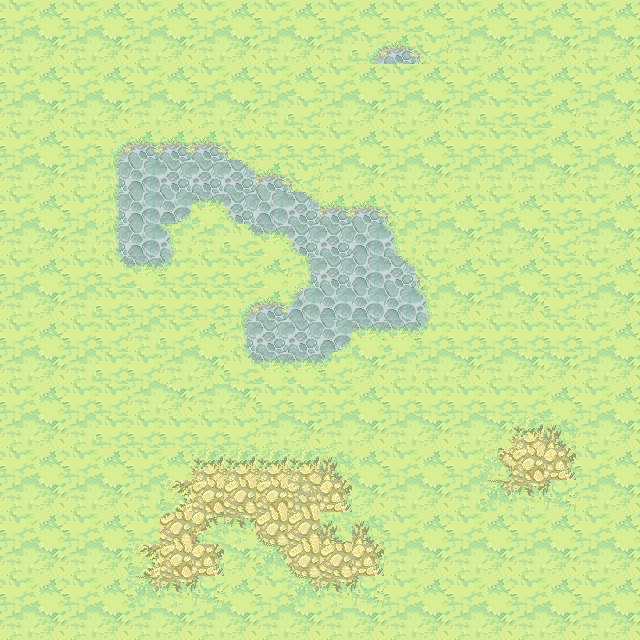

This is a level from a 2D game, rendered from its Tiled map with the project's own tilesets. A one-line summary and the map file follow, with tile-layer data summarised:
An orthogonal 20x20 tile map with 32x32 px tiles, 1 tile layer (background), 1 hidden layer not drawn, 6 tilesets.

<map version="1.0" orientation="orthogonal" renderorder="right-down" width="20" height="20" tilewidth="32" tileheight="32" nextobjectid="16">
 <tileset firstgid="1" name="ObjectLayer" tilewidth="32" tileheight="32" tilecount="84" columns="14">
  <image source="ObjectLayer.png" width="477" height="219" />
 </tileset>
 <tileset firstgid="85" name="ground_tiles" tilewidth="32" tileheight="32" tilecount="441" columns="21">
  <image source="ground_tiles.png" width="672" height="701" />
  <terraintypes>
   <terrain name="pradera" tile="43" />
   <terrain name="tierra" tile="106" />
   <terrain name="agua" tile="191" />
   <terrain name="piedra" tile="67" />
   <terrain name="mancha tierra" tile="34" />
   <terrain name="mancha gris" tile="99" />
   <terrain name="piedra marron" tile="274" />
  </terraintypes>
  <tile id="12" terrain="1,1,1,4" />
  <tile id="13" terrain="1,1,4,4" />
  <tile id="14" terrain="1,1,4,1" />
  <tile id="15" terrain="4,4,4,1" />
  <tile id="16" terrain="4,4,1,4" />
  <tile id="33" terrain="1,4,1,4" />
  <tile id="34" terrain="4,4,4,4" />
  <tile id="35" terrain="4,1,4,1" />
  <tile id="36" terrain="4,1,4,4" />
  <tile id="37" terrain="1,4,4,4" />
  <tile id="43" terrain="0,0,0,0" />
  <tile id="44" terrain="0,0,0,0" />
  <tile id="54" terrain="1,4,1,1" />
  <tile id="55" terrain="4,4,1,1" />
  <tile id="56" terrain="4,1,1,1" />
  <tile id="64" terrain="0,0,0,0" />
  <tile id="65" terrain="0,0,0,0" />
  <tile id="67" terrain="3,3,3,3" />
  <tile id="72" terrain="0,0,0,1" />
  <tile id="73" terrain="0,0,1,0" />
  <tile id="90" terrain="0,0,0,1" />
  <tile id="91" terrain="0,0,1,1" />
  <tile id="92" terrain="0,0,1,0" />
  <tile id="93" terrain="0,1,0,0" />
  <tile id="94" terrain="1,0,0,0" />
  <tile id="96" terrain="1,1,1,5" />
  <tile id="97" terrain="1,1,5,5" />
  <tile id="98" terrain="1,1,5,1" />
  <tile id="106" terrain="1,1,1,1" />
  <tile id="107" terrain="1,1,1,1" />
  <tile id="108" terrain="1,1,1,1" />
  <tile id="111" terrain="0,1,0,1" />
  <tile id="113" terrain="1,0,1,0" />
  <tile id="114" terrain="1,1,1,0" />
  <tile id="115" terrain="1,1,0,1" />
  <tile id="117" terrain="1,5,1,5" />
  <tile id="119" terrain="5,1,5,1" />
  <tile id="120" terrain="1,5,5,1" />
  <tile id="121" terrain="5,1,1,5" />
  <tile id="127" terrain="1,1,1,1" />
  <tile id="128" terrain="1,1,1,1" />
  <tile id="129" terrain="1,1,1,1" />
  <tile id="132" terrain="0,1,0,0" />
  <tile id="133" terrain="1,1,0,0" />
  <tile id="134" terrain="1,0,0,0" />
  <tile id="135" terrain="1,0,1,1" />
  <tile id="136" terrain="0,1,1,1" />
  <tile id="137" terrain=",,2," />
  <tile id="138" terrain="1,5,1,1" />
  <tile id="139" terrain="5,5,1,1" />
  <tile id="140" terrain="5,1,1,1" />
  <tile id="141" terrain="5,1,1,5" />
  <tile id="142" terrain="1,5,5,1" />
  <tile id="148" terrain="1,1,1,1" />
  <tile id="149" terrain="1,1,1,1" />
  <tile id="150" terrain="1,1,1,1" />
  <tile id="158" terrain="2,,," />
  <tile id="174" terrain="0,0,0,2" />
  <tile id="175" terrain="0,0,2,2" />
  <tile id="176" terrain="0,0,2,0" />
  <tile id="177" terrain="0,0,0,0" />
  <tile id="190" terrain="2,2,2,2" />
  <tile id="191" terrain="2,2,2,2" />
  <tile id="192" terrain=",,,3" />
  <tile id="193" terrain=",,3,3" />
  <tile id="194" terrain=",,3," />
  <tile id="195" terrain="0,2,0,2" />
  <tile id="196" terrain="2,2,2,2" />
  <tile id="197" terrain="2,0,2,0" />
  <tile id="198" terrain="0,2,2,2" />
  <tile id="199" terrain="2,0,2,2" />
  <tile id="211" terrain="2,2,2,2" />
  <tile id="212" terrain="2,2,2,2" />
  <tile id="213" terrain=",3,,3" />
  <tile id="214" terrain="2,2,2,2" />
  <tile id="215" terrain="3,,3," />
  <tile id="216" terrain="0,2,0,0" />
  <tile id="217" terrain="2,2,0,0" />
  <tile id="218" terrain="2,0,0,0" />
  <tile id="219" terrain="2,2,0,2" />
  <tile id="220" terrain="2,2,2,0" />
  <tile id="234" terrain=",3,," />
  <tile id="235" terrain="3,3,," />
  <tile id="236" terrain="3,,," />
  <tile id="258" terrain="0,0,0,0" />
  <tile id="259" terrain="0,0,6,6" />
  <tile id="260" terrain="0,0,6,0" />
  <tile id="262" terrain="6,0,6,0" />
  <tile id="274" terrain="6,6,6,6" />
  <tile id="275" terrain="6,6,6,6" />
  <tile id="277" terrain="6,6,6,0" />
  <tile id="278" terrain="0,6,0,6" />
  <tile id="279" terrain="0,6,0,6" />
  <tile id="280" terrain="6,6,6,6" />
  <tile id="281" terrain="6,6,6,0" />
  <tile id="282" terrain="6,6,6,0" />
  <tile id="283" terrain="6,6,0,6" />
  <tile id="295" terrain="6,6,6,6" />
  <tile id="296" terrain="6,6,6,6" />
  <tile id="298" terrain="6,0,6,6" />
  <tile id="299" terrain="0,6,6,6" />
  <tile id="300" terrain="0,6,0,0" />
  <tile id="301" terrain="6,6,0,0" />
  <tile id="302" terrain="6,0,0,0" />
  <tile id="303" terrain="6,0,6,6" />
  <tile id="304" terrain="0,6,6,6" />
 </tileset>
 <tileset firstgid="526" name="Extra_Unfinished4" tilewidth="32" tileheight="32" tilecount="88" columns="11">
  <image source="Extra_Unfinished4.png" width="360" height="266" />
 </tileset>
 <tileset firstgid="614" name="Cliff_tileset" tilewidth="32" tileheight="32" tilecount="240" columns="15">
  <image source="Cliff_tileset.png" width="503" height="518" />
 </tileset>
 <tileset firstgid="854" name="graphics-tiles-waterflow" tilewidth="32" tileheight="32" tilecount="81" columns="9">
  <image source="graphics-tiles-waterflow.png" width="319" height="293" />
 </tileset>
 <tileset firstgid="935" name="meta_tiles" tilewidth="32" tileheight="32" spacing="1" margin="1" tilecount="2" columns="2">
  <image source="meta_tiles.png" width="67" height="34" />
  <tile id="0">
   <properties>
    <property name="colisionable" value="true" />
    <property name="objeto" value="piedra" />
   </properties>
  </tile>
  <tile id="1">
   <properties>
    <property name="colisionable" value="true" />
    <property name="objeto" value="agua" />
   </properties>
  </tile>
 </tileset>
 <layer name="background" width="20" height="20">
  <data>[400 cells, 400 non-empty, 38 distinct tile ids]</data>
 </layer>
 <layer name="meta tiles" width="20" height="20" visible="0">
  <data>[400 cells, 80 non-empty, 2 distinct tile ids]</data>
 </layer>
</map>
